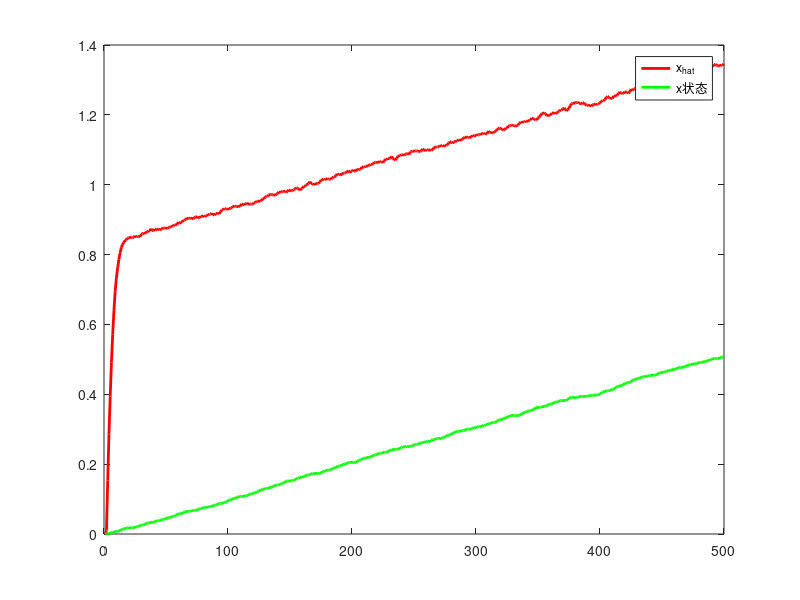
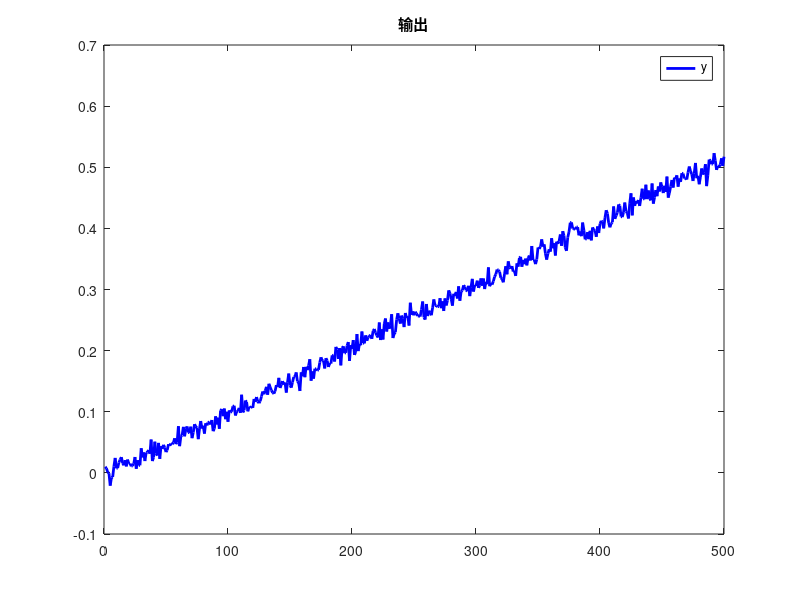

The MATLAB script that drew these images, in order:
%soc(k)=soc(k-1)+T*i(k-1)/Q0;
clear;
clc;
x(1)=0;
xhat(1)=0;
xne(1)=0;
y(1)=0.01;
p(1)=1;
K(1)=0;
u=31;
Q=0.001;
R=0.01;
T=0.01;
dianrong_c=310;
ESR=2.2*0.001;

for k=2:500
    x(k)=x(k-1)+T/dianrong_c*u+normrnd(0,Q);
    y(k)=x(k)+ T*ESR*u+normrnd(0,R);

    xne(k)=xhat(k-1)+T*u;
    yne(k)=xne(k)+T*ESR*u;
    
    pne(k)=1*p(k-1)*1+Q;
    h(k)=1;
    K(k)=pne(k)*h(k)/(h(k)*pne(k)*h(k)+R);
    xhat(k)=xne(k)+K(k)*(y(k)-yne(k));
    p(k)=(1-K(k))*pne(k);
end

t=1:500;
figure(1);
plot(t,xhat,'r','LineWidth',2);
legend("x_'预测");
hold on;
plot(t,x,'g','LineWidth',2);
legend("x_h_a_t","x状态");
hold on;

figure(2);
plot(t,y,'b','LineWidth',2);
title("输出");
legend("y");
hold on;    